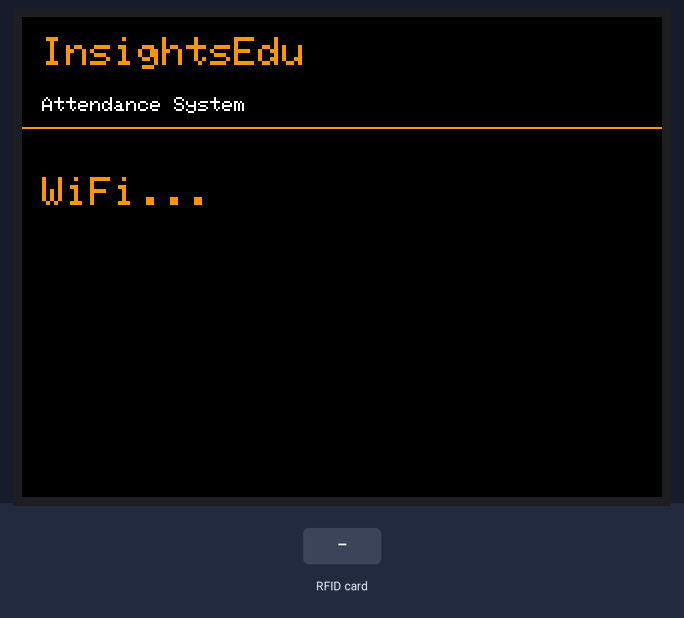
A sketch run on a simulated ESP32. On the bench: 320×240 colour display. The test bench sets the inputs (shaded band). WiFi joins after 1.5 s; servers stay silent unless stated; uploads are accepted with an empty reply; what the sketch prints to the serial monitor is not drawn.

Above: at 0.5 s.
At 4.2 s:
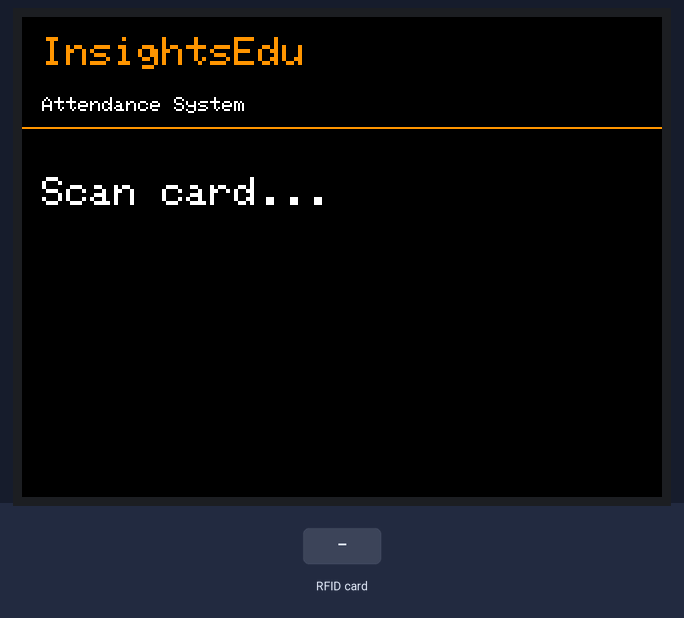
4.3 s: RFID card 5E 7A 19 C4 held to the reader
At 4.55 s:
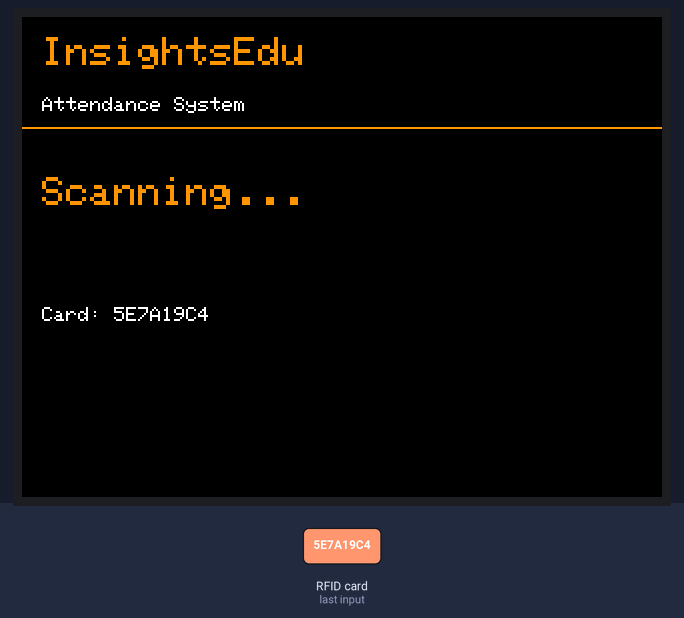
At 5.4 s:
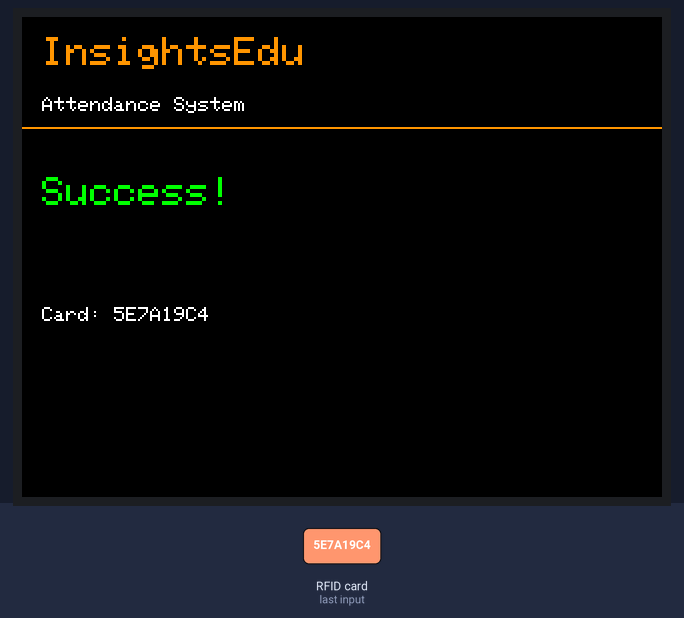
Timing chart, 0 to 7.3 s (numbered marks = the images above; inputs shaded):
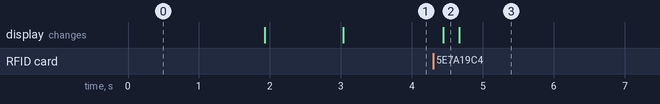

The sketch:

esp32_rfid_tft.ino
```cpp
// ============================================================
// InsightsEdu - ESP32 + RFID (RC522) + TFT Display
// Scans RFID cards, displays status on TFT, and POSTs
// student code to Flask server for attendance
// ============================================================

#include <SPI.h>
#include <MFRC522.h>
#include <WiFi.h>
#include <HTTPClient.h>
#include <TFT_eSPI.h>

// WiFi Credentials
const char* ssid     = "YOUR_WIFI_SSID";
const char* password = "YOUR_WIFI_PASSWORD";

// Flask Server Endpoint
const char* serverUrl = "http://192.168.137.1:5000/scan-card";

// RFID Pins
#define SS_PIN   5
#define RST_PIN  22

MFRC522 rfid(SS_PIN, RST_PIN);
TFT_eSPI tft = TFT_eSPI();

#define COLOR_BG      TFT_BLACK
#define COLOR_PRIMARY 0xFCA0
#define COLOR_WHITE   TFT_WHITE
#define COLOR_GREEN   TFT_GREEN
#define COLOR_RED     TFT_RED

void showTitle() {
  tft.fillScreen(COLOR_BG);
  tft.setTextColor(COLOR_PRIMARY);
  tft.setTextSize(2);
  tft.setCursor(10, 10);
  tft.println("InsightsEdu");
  tft.setTextColor(COLOR_WHITE);
  tft.setTextSize(1);
  tft.setCursor(10, 40);
  tft.println("Attendance System");
  tft.drawLine(0, 55, tft.width(), 55, COLOR_PRIMARY);
}

void showStatus(const char* msg, uint16_t color) {
  tft.fillRect(0, 65, tft.width(), 70, COLOR_BG);
  tft.setTextColor(color);
  tft.setTextSize(2);
  tft.setCursor(10, 80);
  tft.println(msg);
}

void showCardId(String cardId) {
  tft.fillRect(0, 140, tft.width(), 30, COLOR_BG);
  tft.setTextColor(COLOR_WHITE);
  tft.setTextSize(1);
  tft.setCursor(10, 145);
  tft.print("Card: ");
  tft.println(cardId);
}

String getCardUID() {
  String cardID = "";
  for (byte i = 0; i < rfid.uid.size; i++) {
    if (rfid.uid.uidByte[i] < 0x10) cardID += "0";
    cardID += String(rfid.uid.uidByte[i], HEX);
  }
  cardID.toUpperCase();
  return cardID;
}

bool sendToServer(String studentCode) {
  if (WiFi.status() != WL_CONNECTED) {
    showStatus("No WiFi!", COLOR_RED);
    return false;
  }
  HTTPClient http;
  http.begin(serverUrl);
  http.addHeader("Content-Type", "application/json");
  String body = "{\"studentCode\":\"" + studentCode + "\"}";
  Serial.print("POST: "); Serial.println(body);
  int httpCode = http.POST(body);
  String response = http.getString();
  Serial.print("Response: "); Serial.println(response);
  http.end();
  if (httpCode == 200) return true;
  return false;
}

void setup() {
  Serial.begin(115200);
  Serial.println("=== InsightsEdu RFID + TFT ===");
  tft.init();
  tft.setRotation(1);
  tft.fillScreen(COLOR_BG);
  showTitle();
  showStatus("Starting...", COLOR_WHITE);
  SPI.begin();
  rfid.PCD_Init();
  Serial.println("RFID reader initialized");
  WiFi.begin(ssid, password);
  showStatus("WiFi...", COLOR_PRIMARY);
  int attempts = 0;
  while (WiFi.status() != WL_CONNECTED && attempts < 30) {
    delay(500); Serial.print("."); attempts++;
  }
  if (WiFi.status() == WL_CONNECTED) {
    Serial.println(); Serial.print("IP: "); Serial.println(WiFi.localIP());
    showStatus("Ready!", COLOR_GREEN);
  } else {
    Serial.println("WiFi failed!");
    showStatus("WiFi Error", COLOR_RED);
  }
  delay(1000);
  showTitle();
  showStatus("Scan card...", COLOR_WHITE);
}

void loop() {
  if (!rfid.PICC_IsNewCardPresent()) { delay(100); return; }
  if (!rfid.PICC_ReadCardSerial()) { delay(100); return; }
  String cardUID = getCardUID();
  Serial.print("Card: "); Serial.println(cardUID);
  showStatus("Scanning...", COLOR_PRIMARY);
  showCardId(cardUID);
  bool success = sendToServer(cardUID);
  if (success) {
    showStatus("Success!", COLOR_GREEN);
  } else {
    showStatus("Failed!", COLOR_RED);
  }
  rfid.PICC_HaltA();
  rfid.PCD_StopCrypto1();
  delay(3000);
  showTitle();
  showStatus("Scan card...", COLOR_WHITE);
}
```

Measured:
- after the input at 4.3 s, the display: changes after 0.14 s (image 2)
